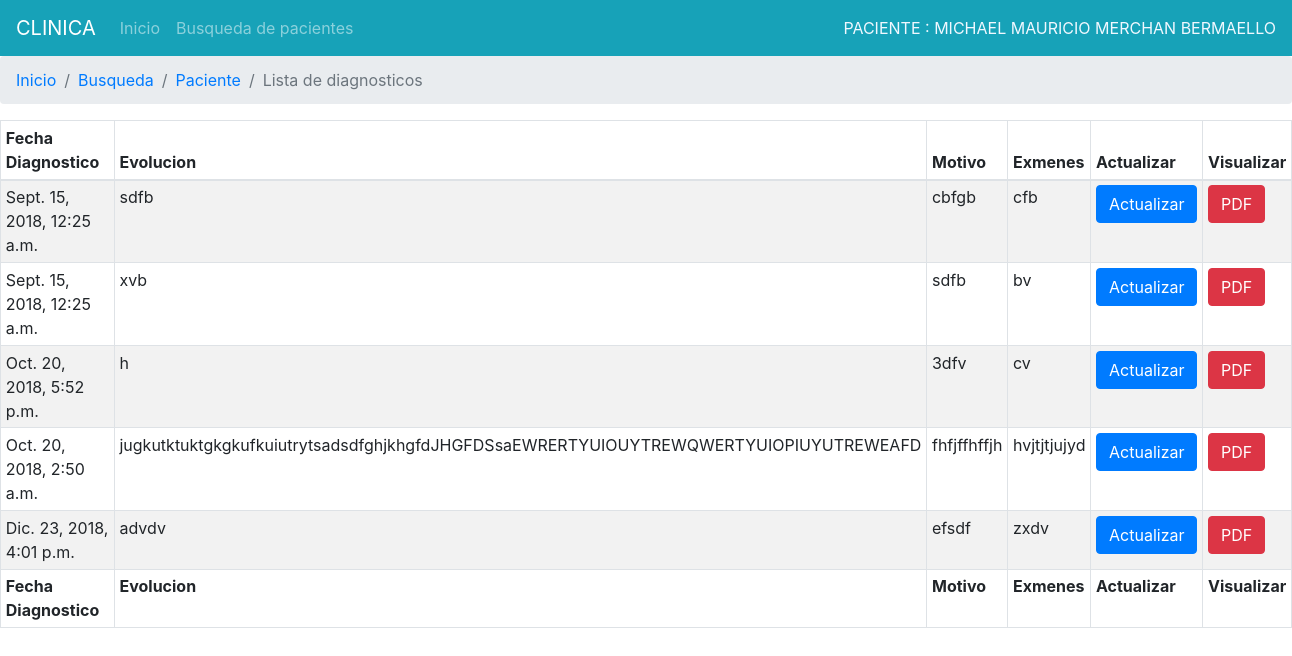
Page /registros/paciente/listar_diagnostico/1 on the earlier database version.
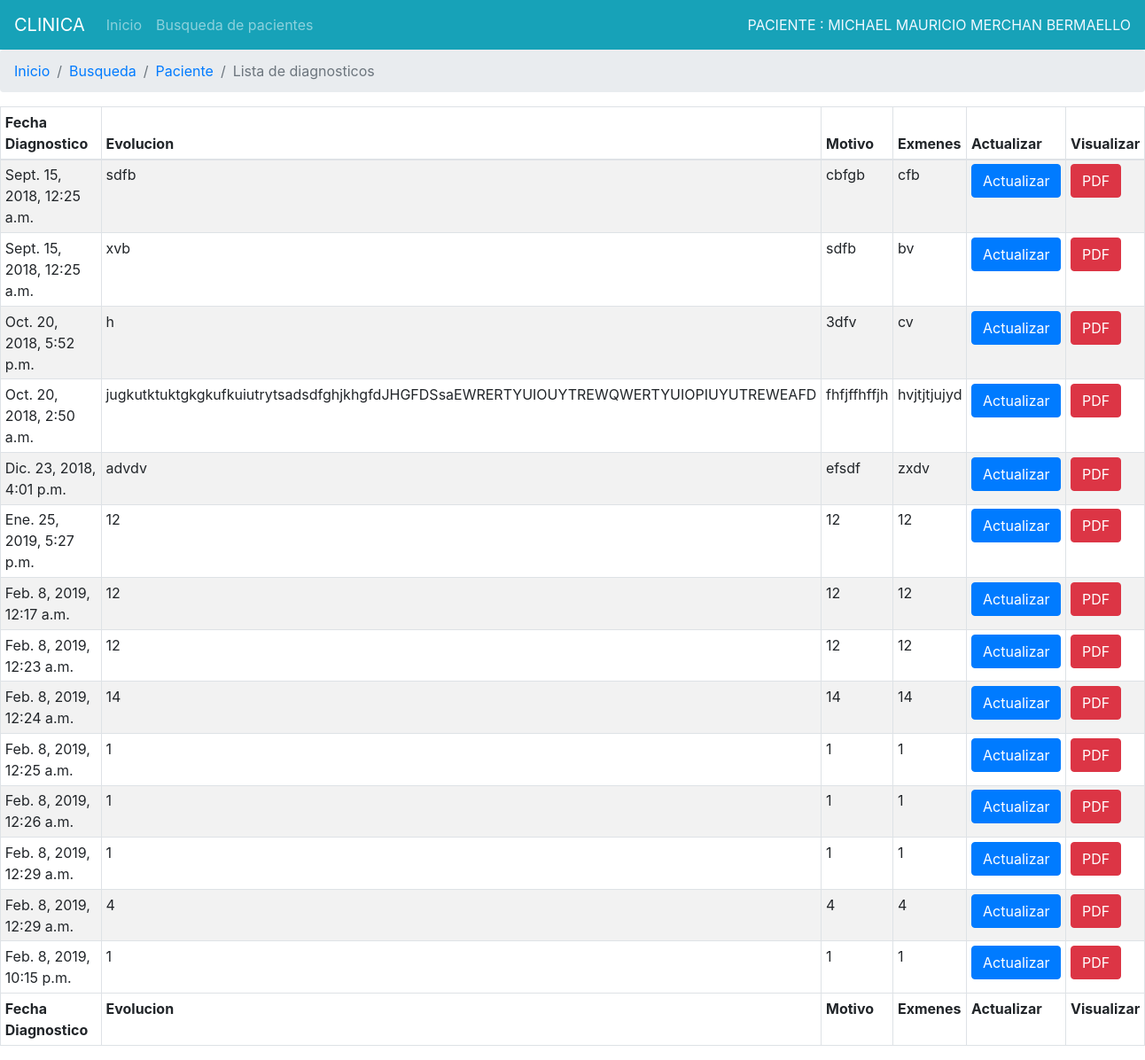
Same page on the later database version.
### Registros/models.py (models this page shows, shortened)
class Paciente(models.Model):
	cedula=models.CharField(max_length=13,unique=True,verbose_name='Cedula de indentidad')
	nombre1=models.CharField(max_length=50,verbose_name='Primer nombre')
	nombre2=models.CharField(max_length=50,verbose_name='Segundo nombre')
	apellPadre=models.CharField(max_length=50,verbose_name='Apellido paterno')
	apellMadre=models.CharField(max_length=50,verbose_name='Apellido materno')
	sexo=models.CharField(max_length=2,choices=(('F', 'Femenino'),('M', 'Masculino'),))
	direccion=models.CharField(max_length=100,verbose_name='DIRECCION DOMICILIARIA')
	fechNacimiento=models.DateField('fecha de naciemiento',default=timezone.now)
	lugarNacimiento=models.CharField(max_length=100,verbose_name='LUGAR DE NACIMIENTO')
	nacionalidad=models.CharField(max_length=100,verbose_name='NACIONALIDAD')
	grupoCultural=models.CharField(max_length=100,verbose_name='GRUPO CULTURAL')
	estadoCivil=models.CharField(max_length=3,choices=(('SOL', 'Soltero'),('CAS', 'Casado'),('DIV', 'Divorciado'),('VIU', 'Viudo'),('UNL', 'Unión libre')))
	instruccion=models.CharField(max_length=100,verbose_name='INSTRUCION EDUCATIVA')
	ocupacion=models.CharField(max_length=100,verbose_name='OCUPACION')
	empresa=models.CharField(max_length=100,verbose_name='EMPRESA')
	tipo_sangre=models.CharField(max_length=100,verbose_name='TIPO DE SANGRE')
	tipo_seguro=models.CharField(max_length=100,verbose_name='TIPO DE SEGURIDAD')
	telefono=models.CharField(max_length=9,verbose_name='Telefono del paciente')
	celular=models.CharField(max_length=10,verbose_name='Celular del paciente')
	correo=models.EmailField(verbose_name='Correo del paciente')
	pariente=models.CharField(max_length=100,verbose_name='NOMBRE PARIENTE')
	parentesco=models.CharField(max_length=100,verbose_name='Parentesco')
	telefono_pariente=models.CharField(max_length=9,verbose_name='Telefono del pariente')
	celular_pariente=models.CharField(max_length=10,verbose_name='Celular del referido')
	foto=models.ImageField(upload_to='fotos', null=True,blank=True)
	fech_creado=models.DateTimeField(auto_now_add=True,verbose_name='Fecha de admision')
	fech_actualizado=models.DateTimeField(auto_now=True,verbose_name='FECHA DE ACTUALIZACION')

class Diagnostico(models.Model):
	paciente = models.ForeignKey(Paciente, on_delete=models.CASCADE,verbose_name='PACIENTE')
	precion_arterial=models.CharField(max_length=30,verbose_name='PRESION ARTERIAL')
	temperatura=models.DecimalField(max_digits=10, decimal_places=2,verbose_name='TEMPERATURA(°C)')
	peso=models.DecimalField(max_digits=10, decimal_places=2,verbose_name='PESO(KG)')
	evolucion=models.CharField(max_length=300,verbose_name='EVOLUCION')
	pulso=models.CharField(max_length=20,verbose_name='PULSO')
	saturacion_oxigeno=models.CharField(max_length=20,verbose_name='SATURACION DE OXIGENO')
	talla=models.DecimalField(max_digits=10, decimal_places=2,verbose_name='ESTATURA')
	idx=models.CharField(max_length=100,verbose_name='IDX')
	exmenes=models.CharField(max_length=200,verbose_name='EXAMENES')
	motivo=models.CharField(max_length=300,verbose_name='MOTIVO')
	fechaDiagnostico=models.DateTimeField(auto_now_add=True,verbose_name='FECHA DE DIAGNOSTICO')
	fech_actualizado=models.DateTimeField(auto_now=True,verbose_name='FECHA DE ACTUALIZACION')
	encargado = models.CharField(max_length=30,verbose_name='ENCARGADO')

### Registros/views.py (the view)
# urls.py: path('paciente/listar_diagnostico/<pk>', views.ListDiagnostico.as_view(),name='lista_diagnostico'),
class ListDiagnostico(DetailView):
    model = Paciente
    template_name='registros/diagnostico_list.html'

### Registros/templates/registros/diagnostico_list.html (shortened to what this page needs)
{%extends "registros/base_listar.html"%}
{% block tipoeco %}
<li class="breadcrumb-item active" aria-current="page">Lista de diagnosticos</li>
{% endblock %}
{%block content%}
<table id="dtDynamicVerticalScrollExample" class="table table-striped table-bordered table-sm" cellspacing="0" width="100%">
		<thead>
		  <tr>
			<th class="th-sm">Fecha Diagnostico
			</th>
			<th class="th-sm">Evolucion
			</th>
			<th class="th-sm">Motivo
			</th>
			<th class="th-sm">Exmenes
			</th>
			<th class="th-sm">Actualizar
			</th>
			<th class="th-sm">Visualizar
				</th>
		  </tr>
		</thead>
		<tbody>
			{% for diagnosticos in paciente.diagnostico_set.all %}
			<tr>
				<td>{{diagnosticos.fechaDiagnostico}}</td>
				<td>{{diagnosticos.motivo}}</td>
				<td>{{diagnosticos.evolucion}}</td>
				<td>{{diagnosticos.exmenes}}</td>
				<td><a class="btn btn-primary" href="#">Actualizar</a></td>
				<td><a class="btn btn-danger" href="#">PDF</a></td>
			</tr>
			{%endfor%}
		</tbody>
		<tfoot>
			<tr>
				<th>Fecha Diagnostico</th>
				<th>Evolucion</th>
				<th>Motivo</th>
				<th>Exmenes</th>
				<th>Actualizar</th>
				<th>Visualizar</th>
			</tr>
		</tfoot>
	  </table>
{%endblock%}

### Registros/templates/registros/base_listar.html (shortened to what this page needs)
{% extends 'registros/base.html' %}
{% load crispy_forms_tags %}
{% block principal %}
<li class="nav-item">
  <a class="nav-link" href="{% url 'registros:index'%}">Inicio</a>
</li>
<li class="nav-item">
  <a class="nav-link" href="{% url 'registros:buscar'%}">Busqueda de pacientes</a>
</li>
{% endblock %}
{%block derecha%}
<div style="color:aliceblue">PACIENTE : {{paciente.nombre1}}&nbsp{{paciente.nombre2}}&nbsp{{paciente.apellPadre}}&nbsp{{paciente.apellMadre}}
</div>
{%endblock%}
{% block lista %}
<li class="breadcrumb-item"><a href="{% url 'registros:index'%}">Inicio</a></li>
<li class="breadcrumb-item"><a href="{% url 'registros:buscar'%}">Busqueda</a></li>
<li class="breadcrumb-item"><a href="{% url 'registros:paciente' ident=paciente.pk %}">Paciente</a></li>
{% block tipoeco %}{% endblock %}
{% endblock %}

### Registros/templates/registros/base.html (shortened to what this page needs)
<!DOCTYPE html>
<html lang="en">
<head>
    <link rel="stylesheet" href="https://maxcdn.bootstrapcdn.com/bootstrap/4.0.0/css/bootstrap.min.css">
</head>
<body>
    <nav class="navbar navbar-expand-lg navbar-dark bg-info">
        <a class="navbar-brand" href="/registros">CLINICA</a>
        <div class="collapse navbar-collapse" id="navbarTogglerDemo03">
            <ul class="navbar-nav mr-auto mt-2 mt-lg-0">
                {% block principal %}{% endblock %}
            </ul>
        </div>
        {%block derecha%}
        {%endblock%}
    </nav>
    <nav aria-label="breadcrumb">
        <ol class="breadcrumb">
            {% block lista %}{% endblock %}
        </ol>
    </nav>
    {% block content %}{% endblock %}
</body>
</html>

Differences in the rows shown:
added Diagnostico: fechaDiagnostico "Ene. 25, 2019, 5:27 p.m.", motivo "12", evolucion "12", exmenes "12"
added Diagnostico: fechaDiagnostico "Feb. 8, 2019, 12:17 a.m.", motivo "12", evolucion "12", exmenes "12"
added Diagnostico: fechaDiagnostico "Feb. 8, 2019, 12:23 a.m.", motivo "12", evolucion "12", exmenes "12"
added Diagnostico: fechaDiagnostico "Feb. 8, 2019, 12:24 a.m.", motivo "14", evolucion "14", exmenes "14"
added Diagnostico: fechaDiagnostico "Feb. 8, 2019, 12:25 a.m.", motivo "1", evolucion "1", exmenes "1"
added Diagnostico: fechaDiagnostico "Feb. 8, 2019, 12:26 a.m.", motivo "1", evolucion "1", exmenes "1"
added Diagnostico: fechaDiagnostico "Feb. 8, 2019, 12:29 a.m.", motivo "1", evolucion "1", exmenes "1"
added Diagnostico: fechaDiagnostico "Feb. 8, 2019, 12:29 a.m.", motivo "4", evolucion "4", exmenes "4"
added Diagnostico: fechaDiagnostico "Feb. 8, 2019, 10:15 p.m.", motivo "1", evolucion "1", exmenes "1"
